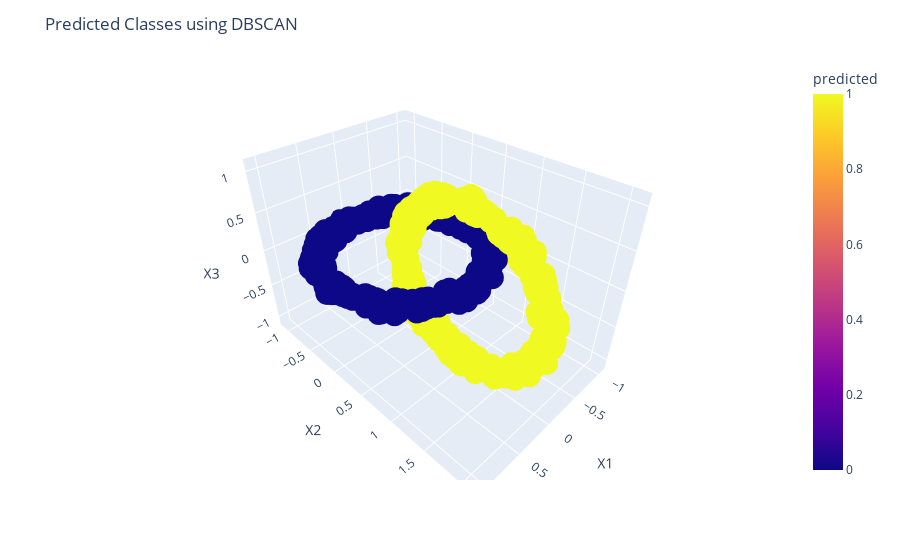

The cell this chart's notebook holds for it:
### Code cell
fig = px.scatter_3d(df, x='X1', y='X2', z='X3',
              color='predicted')
fig.update_layout(
    title="Predicted Classes using DBSCAN",
    )
fig.show()

### Figure 1 — Plotly figure (JSON) as saved in the notebook; plotly's stock layout.template omitted (floating-point values rounded to 4 significant figures; data arrays with more than 128 entries replaced by an {"elided": "..."} marker saying what was removed)
{"data": [{"hovertemplate": "X1=%{x}<br>X2=%{y}<br>X3=%{z}<br>predicted=%{marker.color}<extra></extra>", "legendgroup": "", "marker": {"color": {"elided": "1000 int values"}, "coloraxis": "coloraxis", "symbol": "circle"}, "mode": "markers", "name": "", "scene": "scene", "showlegend": false, "type": "scatter3d", "x": {"elided": "1000 float values"}, "y": {"elided": "1000 float values"}, "z": {"elided": "1000 float values"}}], "layout": {"coloraxis": {"colorbar": {"title": {"text": "predicted"}}, "colorscale": [[0, "#0d0887"], [0.1111, "#46039f"], [0.2222, "#7201a8"], [0.3333, "#9c179e"], [0.4444, "#bd3786"], [0.5556, "#d8576b"], [0.6667, "#ed7953"], [0.7778, "#fb9f3a"], [0.8889, "#fdca26"], [1, "#f0f921"]]}, "legend": {"tracegroupgap": 0}, "margin": {"t": 60}, "scene": {"domain": {"x": [0, 1], "y": [0, 1]}, "xaxis": {"title": {"text": "X1"}}, "yaxis": {"title": {"text": "X2"}}, "zaxis": {"title": {"text": "X3"}}}, "title": {"text": "Predicted Classes using DBSCAN"}}}
